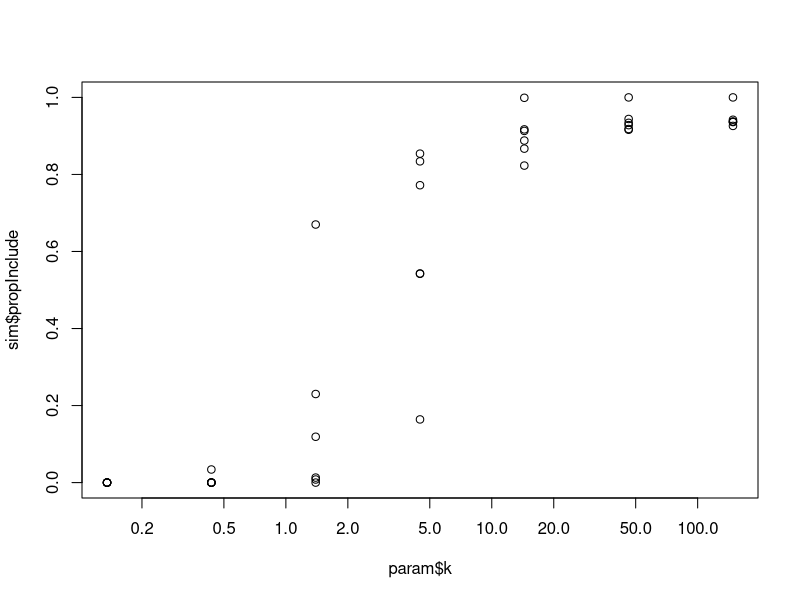
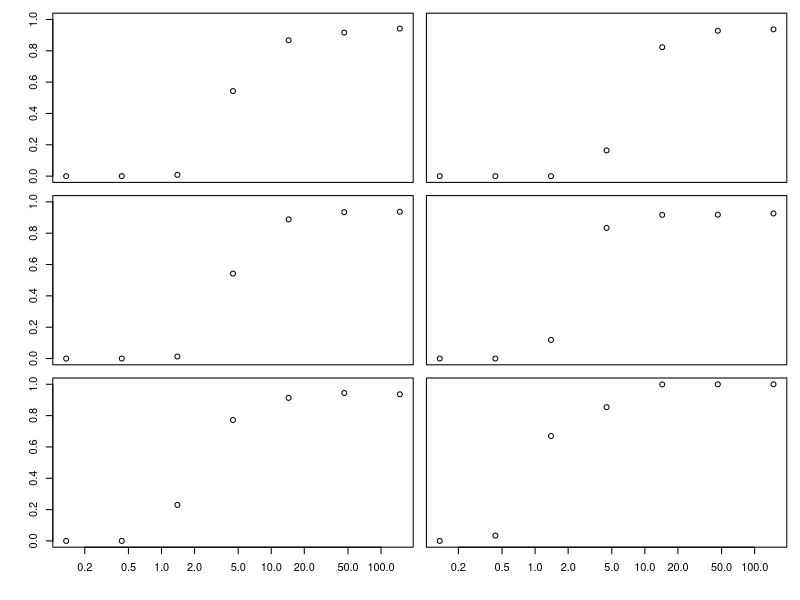

Reproduce these figures in R, in order.
library(vegan)
library(parallel)


metaGamma <- function(S, k) {
    mu <- 1
    rate <- k / mu
    p <- seq(1, 1/S, length = S) - 1/(2 * S)
    
    x <- qgamma(p, k, rate)
    
    return(x / sum(x))
}


param <- expand.grid(S = round(exp(seq(log(500), log(5000), length.out = 3))), 
                     k = exp(seq(-2, 5, length.out = 7)), 
                     size = c(1000, 10000))

sim <- mclapply(1:nrow(param), mc.cores = 10, FUN = function(i) {
    # otu table with `nsite` sites; note: sites are really just replicates
    # of estimator becaues estimator is calculated for each site
    nsite <- 1000
    x <- t(rmultinom(nsite, param$size[i], metaGamma(param$S[i], param$k[i])))
    
    # Chao richness estimates
    r <- estimateR(x)[2:3, ]
    
    # Chao lower CI
    rlo <- r[1, ] - 2 * r[2, ]
    
    # Chao upper CI
    rhi <- r[1, ] + 2 * r[2, ]
    
    # output
    o <- quantile(r[1, ], probs = c(0.025, 0.5, 0.975))
    names(o) <- paste0('q', c('lo', 'mid', 'hi'))
    
    # how often does richness estimate CI contain true richness
    o <- c(o, propInclude = mean(param$S[i] >= rlo & param$S[i] <= rhi))
    
    # how many species missed in samples
    o <- c(o, propSamp = mean(rowSums(x > 0) / param$S[i]))
    
    return(o)
})

sim <- as.data.frame(do.call(rbind, sim))

plot(param$k, sim$propInclude, log = 'x')


allS <- sort(unique(param$S))
allSize <- sort(unique(param$size))

layout(matrix(1:(length(allS) * length(allSize)), ncol = length(allSize)))
par(mar = c(1, 1, 0, 0), oma = c(3, 3, 1, 1))

for(n in allSize) {
    for(s in rev(allS)) {
        i <- param$S == s & param$size == n
        plot(param$k[i], sim$propInclude[i], xlim = range(param$k), ylim = 0:1, 
             axes = FALSE, frame.plot = TRUE, log = 'x')
        
        if(n == min(allSize)) axis(2)
        if(s == min(allS)) axis(1)
    }
}

